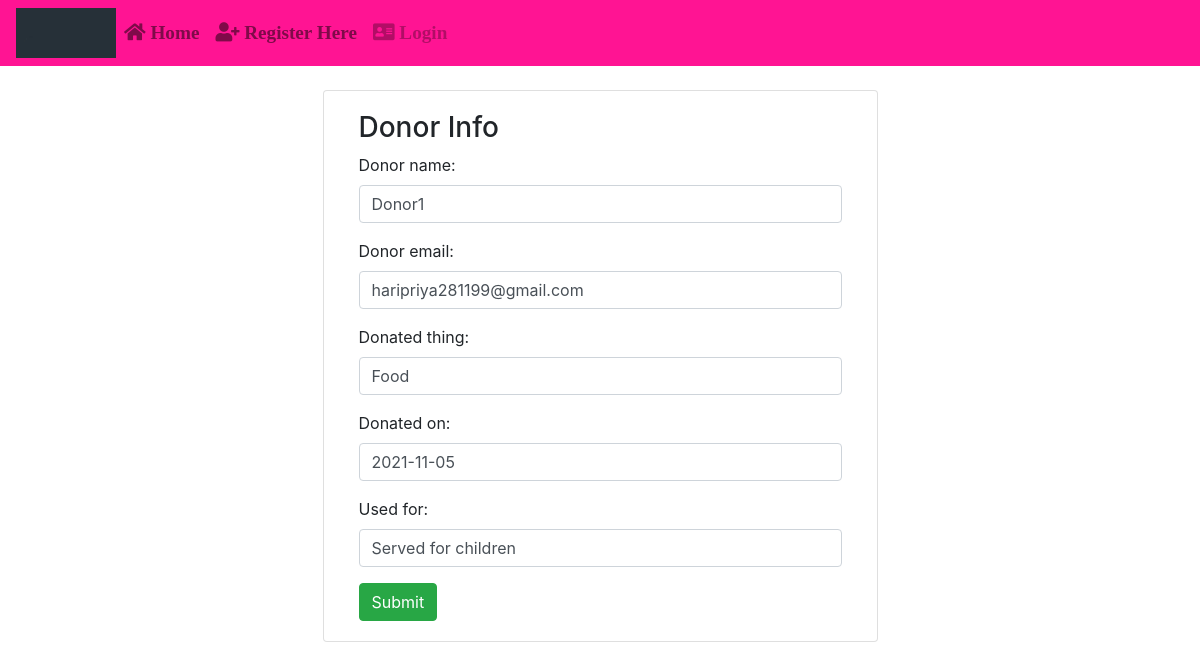
Page /dup/1/ on the committed database.
### App/models.py (models this page shows)
class Donor_info(models.Model):
	donor_name = models.CharField(max_length=50)
	donor_email=models.EmailField(max_length=50)
	donated_thing = models.CharField(max_length=100)
	donated_on = models.DateField(null=True)
	used_for = models.CharField(max_length=200)
	don = models.ForeignKey(User,on_delete=models.CASCADE)

### App/views.py (the view)
# urls.py: path('dup/<int:du>/',views.donorinfoupdate,name="diup"),
def donorinfoupdate(request,du):
	do=Donor_info.objects.get(id=du)
	if request.method == "POST":
		z=Donorinfoform(request.POST,instance=do)
		if z.is_valid():
			z.save()
			return redirect('/doninfo')
	p=Donorinfoform(instance=do)
	return render(request,'html/donorinfoupdate.html',{'p':p})

### App/forms.py
class Donorinfoform(forms.ModelForm):
	class Meta:
		model = Donor_info
		fields = ["donor_name","donor_email","donated_thing","donated_on","used_for"]
		widgets = {
		"donor_name":forms.TextInput(attrs={
			"class":"form-control",
			"placeholder":"Enter donor name",
			}),
		"donor_email":forms.EmailInput(attrs={
			"class":"form-control",
			"placeholder":"Enter donor's Email Id",
			}),
		"donated_thing":forms.TextInput(attrs={
			"class":"form-control",
			"placeholder":"Enter the donated value",
			}),
		"donated_on":forms.DateInput(attrs={
			"class":"form-control",
			"placeholder":"Enter the date of donation",
			}),
		"used_for":forms.TextInput(attrs={
			"class":"form-control",
			"placeholder":"Enter the usage",
			}),
		}

### App/templates/html/donorinfoupdate.html (shortened to what this page needs)
{% extends 'html/base.html' %}
{% block content %}
<div class="container mt-4">
	<div class="card col-md-6 mx-auto">
		<div class="card-body">
			<h3>Donor Info</h3>
			<form method="POST">
				{{p.as_p}}
				<input type="submit" value="Submit" class="btn btn-success">
			</form>
		</div>
	</div>
</div>
{% endblock %}

### rows in the picture
Donor_info: donor_name "Donor1", donor_email "haripriya281199@gmail.com", donated_thing "Food", donated_on "2021-11-05", used_for "Served for children"
